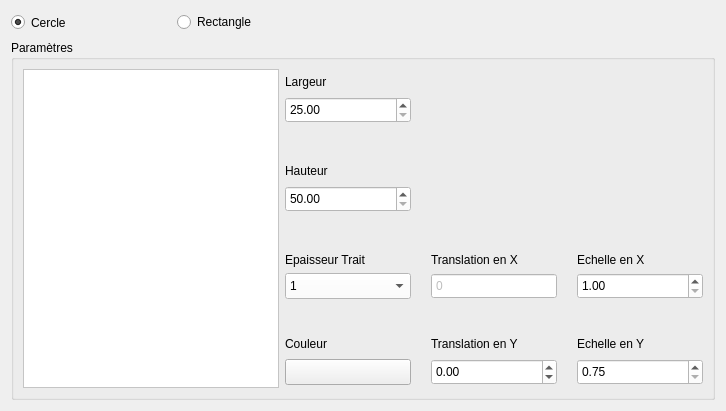
      <widget class="QWidget" name="TabGeo">
       <attribute name="title">
        <string>Géométriques</string>
       </attribute>
       <layout class="QGridLayout" name="gridLayout">
        <item row="0" column="0">
         <layout class="QVBoxLayout" name="verticalLayout" stretch="15,70">
          <item>
           <layout class="QHBoxLayout" name="horizontalLayout_4" stretch="25,25,50">
            <property name="spacing">
             <number>0</number>
            </property>
            <property name="sizeConstraint">
             <enum>QLayout::SetMinAndMaxSize</enum>
            </property>
            <item>
             <widget class="QRadioButton" name="radioCercle">
              <property name="minimumSize">
               <size>
                <width>166</width>
                <height>23</height>
               </size>
              </property>
              <property name="maximumSize">
               <size>
                <width>166</width>
                <height>23</height>
               </size>
              </property>
              <property name="text">
               <string>Cercle</string>
              </property>
              <property name="checked">
               <bool>true</bool>
              </property>
             </widget>
            </item>
            <item>
             <widget class="QRadioButton" name="radioRectangle">
              <property name="text">
               <string>Rectangle</string>
              </property>
             </widget>
            </item>
            <item>
             <spacer name="horizontalSpacer_2">
              <property name="orientation">
               <enum>Qt::Horizontal</enum>
              </property>
              <property name="sizeHint" stdset="0">
               <size>
                <width>40</width>
                <height>20</height>
               </size>
              </property>
             </spacer>
            </item>
           </layout>
          </item>
          <item>
           <layout class="QHBoxLayout" name="horizontalLayout_5">
            <item>
             <widget class="QGroupBox" name="groupBoxParametreGeo">
              <property name="title">
               <string>Paramètres</string>
              </property>
              <layout class="QHBoxLayout" name="horizontalLayout_3" stretch="35,65">
               <item>
                <layout class="QHBoxLayout" name="horizontalLayout_2">
                 <item>
                  <widget class="QListWidget" name="LstGeo">
                   <property name="minimumSize">
                    <size>
                     <width>230</width>
                     <height>270</height>
                    </size>
                   </property>
                   <property name="styleSheet">
                    <string notr="true">background-color: rgb(255, 255, 255);</string>
                   </property>
                  </widget>
                 </item>
                </layout>
               </item>
               <item>
                <layout class="QGridLayout" name="gridLayout_2" rowstretch="10,10,10,10,10,10,10,10,10,10,10" columnstretch="0,0,0">
                 <property name="sizeConstraint">
                  <enum>QLayout::SetFixedSize</enum>
                 </property>
                 <property name="topMargin">
                  <number>4</number>
                 </property>
                 <property name="horizontalSpacing">
                  <number>20</number>
                 </property>
                 <property name="verticalSpacing">
                  <number>5</number>
                 </property>
                 <item row="0" column="0">
                  <widget class="QLabel" name="lblLargeurRayonGeo">
                   <property name="maximumSize">
                    <size>
                     <width>126</width>
                     <height>17</height>
                    </size>
                   </property>
                   <property name="styleSheet">
                    <string notr="true">font: 11pt &quot;Arial&quot;;</string>
                   </property>
                   <property name="text">
                    <string>Largeur</string>
                   </property>
                  </widget>
                 </item>
                 <item row="1" column="0" alignment="Qt::AlignVCenter">
                  <widget class="QDoubleSpinBox" name="spinLargeurRayonGeo">
                   <property name="sizePolicy">
                    <sizepolicy hsizetype="Minimum" vsizetype="Fixed">
                     <horstretch>0</horstretch>
                     <verstretch>0</verstretch>
                    </sizepolicy>
                   </property>
                   <property name="minimumSize">
                    <size>
                     <width>126</width>
                     <height>26</height>
                    </size>
                   </property>
                   <property name="maximumSize">
                    <size>
                     <width>126</width>
                     <height>26</height>
                    </size>
                   </property>
                   <property name="toolTip">
                    <string>Décimale comprise entre 25 et 50</string>
                   </property>
                   <property name="styleSheet">
                    <string notr="true">background-color: rgb(255, 255, 255);
font: 11pt &quot;Arial&quot;;</string>
                   </property>
                   <property name="locale">
                    <locale language="English" country="Kenya"/>
                   </property>
                   <property name="minimum">
                    <double>25.000000000000000</double>
                   </property>
                   <property name="maximum">
                    <double>50.000000000000000</double>
                   </property>
                   <property name="singleStep">
                    <double>0.010000000000000</double>
                   </property>
                  </widget>
                 </item>
                 <item row="2" column="0">
                  <spacer name="verticalSpacer">
                   <property name="orientation">
                    <enum>Qt::Vertical</enum>
                   </property>
                   <property name="sizeHint" stdset="0">
                    <size>
                     <width>20</width>
                     <height>40</height>
                    </size>
                   </property>
                  </spacer>
                 </item>
                 <item row="3" column="0">
                  <widget class="QLabel" name="lblHauteurPasGeo">
                   <property name="maximumSize">
                    <size>
                     <width>126</width>
                     <height>17</height>
                    </size>
                   </property>
                   <property name="styleSheet">
                    <string notr="true">font: 11pt &quot;Arial&quot;;</string>
                   </property>
                   <property name="text">
                    <string>Hauteur</string>
                   </property>
                  </widget>
                 </item>
                 <item row="4" column="0" alignment="Qt::AlignVCenter">
                  <widget class="QDoubleSpinBox" name="spinHauteurPasGeo">
                   <property name="minimumSize">
                    <size>
                     <width>126</width>
                     <height>26</height>
                    </size>
                   </property>
                   <property name="maximumSize">
                    <size>
                     <width>126</width>
                     <height>26</height>
                    </size>
                   </property>
                   <property name="toolTip">
                    <string>Décimale comprise entre 50 et 100</string>
                   </property>
                   <property name="styleSheet">
                    <string notr="true">background-color: rgb(255, 255, 255);
font: 11pt &quot;Arial&quot;;</string>
                   </property>
                   <property name="locale">
                    <locale language="English" country="Kenya"/>
                   </property>
                   <property name="minimum">
                    <double>50.000000000000000</double>
                   </property>
                   <property name="maximum">
                    <double>100.000000000000000</double>
                   </property>
                   <property name="singleStep">
                    <double>0.010000000000000</double>
                   </property>
                  </widget>
                 </item>
                 <item row="5" column="0">
                  <spacer name="verticalSpacer_2">
                   <property name="orientation">
                    <enum>Qt::Vertical</enum>
                   </property>
                   <property name="sizeHint" stdset="0">
                    <size>
                     <width>20</width>
                     <height>40</height>
                    </size>
                   </property>
                  </spacer>
                 </item>
                 <item row="6" column="0">
                  <widget class="QLabel" name="lblEpaisseurTraitGeo">
                   <property name="maximumSize">
                    <size>
                     <width>126</width>
                     <height>17</height>
                    </size>
                   </property>
                   <property name="styleSheet">
                    <string notr="true">font: 11pt &quot;Arial&quot;;</string>
                   </property>
                   <property name="text">
                    <string>Epaisseur Trait</string>
                   </property>
                  </widget>
                 </item>
                 <item row="7" column="2" alignment="Qt::AlignVCenter">
                  <widget class="QDoubleSpinBox" name="spinEchelleXGeo">
                   <property name="minimumSize">
                    <size>
                     <width>126</width>
                     <height>26</height>
                    </size>
                   </property>
                   <property name="maximumSize">
                    <size>
                     <width>126</width>
                     <height>26</height>
                    </size>
                   </property>
                   <property name="toolTip">
                    <string>Décimale comprise entre 1 et 1.5</string>
                   </property>
                   <property name="styleSheet">
                    <string notr="true">background-color: rgb(255, 255, 255);
font: 11pt &quot;Arial&quot;;</string>
                   </property>
                   <property name="locale">
                    <locale language="English" country="Kenya"/>
                   </property>
                   <property name="minimum">
                    <double>1.000000000000000</double>
                   </property>
                   <property name="maximum">
                    <double>1.500000000000000</double>
                   </property>
                   <property name="singleStep">
                    <double>0.010000000000000</double>
                   </property>
                  </widget>
                 </item>
                 <item row="8" column="0">
                  <spacer name="verticalSpacer_3">
                   <property name="orientation">
                    <enum>Qt::Vertical</enum>
                   </property>
                   <property name="sizeHint" stdset="0">
                    <size>
                     <width>20</width>
                     <height>40</height>
                    </size>
                   </property>
                  </spacer>
                 </item>
                 <item row="9" column="2">
                  <widget class="QLabel" name="lblEchelleYGeo">
                   <property name="maximumSize">
                    <size>
                     <width>126</width>
                     <height>17</height>
                    </size>
                   </property>
                   <property name="styleSheet">
                    <string notr="true">font: 11pt &quot;Arial&quot;;</string>
                   </property>
                   <property name="text">
                    <string>Echelle en Y</string>
                   </property>
                  </widget>
                 </item>
                 <item row="10" column="0" alignment="Qt::AlignVCenter">
                  <widget class="QPushButton" name="BtnCouleurGeo">
                   <property name="minimumSize">
                    <size>
                     <width>126</width>
                     <height>26</height>
                    </size>
                   </property>
                   <property name="maximumSize">
                    <size>
                     <width>126</width>
                     <height>26</height>
                    </size>
                   </property>
                   <property name="toolTip">
                    <string>Couleur quelconque</string>
                   </property>
                   <property name="styleSheet">
                    <string notr="true"/>
                   </property>
                   <property name="text">
                    <string/>
                   </property>
                  </widget>
                 </item>
                 <item row="6" column="1">
                  <widget class="QLabel" name="lblTransXGeo">
                   <property name="maximumSize">
                    <size>
                     <width>126</width>
                     <height>17</height>
                    </size>
                   </property>
                   <property name="styleSheet">
                    <string notr="true">font: 11pt &quot;Arial&quot;;</string>
                   </property>
                   <property name="text">
                    <string>Translation en X</string>
                   </property>
                  </widget>
                 </item>
                 <item row="10" column="2" alignment="Qt::AlignVCenter">
                  <widget class="QDoubleSpinBox" name="spinEchelleYGeo">
                   <property name="minimumSize">
                    <size>
                     <width>126</width>
                     <height>26</height>
                    </size>
                   </property>
                   <property name="maximumSize">
                    <size>
                     <width>126</width>
                     <height>26</height>
                    </size>
                   </property>
                   <property name="toolTip">
                    <string>Décimale comprise entre 0.75 et 1.5</string>
                   </property>
                   <property name="styleSheet">
                    <string notr="true">background-color: rgb(255, 255, 255);
font: 11pt &quot;Arial&quot;;</string>
                   </property>
                   <property name="locale">
                    <locale language="English" country="Kenya"/>
                   </property>
                   <property name="minimum">
                    <double>0.750000000000000</double>
                   </property>
                   <property name="maximum">
                    <double>1.500000000000000</double>
                   </property>
                   <property name="singleStep">
                    <double>0.010000000000000</double>
                   </property>
                  </widget>
                 </item>
                 <item row="9" column="0">
                  <widget class="QLabel" name="lblCouleurGeo">
                   <property name="maximumSize">
                    <size>
                     <width>126</width>
                     <height>17</height>
                    </size>
                   </property>
                   <property name="styleSheet">
                    <string notr="true">font: 11pt &quot;Arial&quot;;</string>
                   </property>
                   <property name="text">
                    <string>Couleur</string>
                   </property>
                  </widget>
                 </item>
                 <item row="6" column="2">
                  <widget class="QLabel" name="lblEchelleXGeo">
                   <property name="maximumSize">
                    <size>
                     <width>126</width>
                     <height>17</height>
                    </size>
                   </property>
                   <property name="styleSheet">
                    <string notr="true">font: 11pt &quot;Arial&quot;;</string>
                   </property>
                   <property name="text">
                    <string>Echelle en X</string>
                   </property>
                  </widget>
                 </item>
                 <item row="9" column="1">
                  <widget class="QLabel" name="lblTransYGeo">
                   <property name="maximumSize">
                    <size>
                     <width>126</width>
                     <height>17</height>
                    </size>
                   </property>
                   <property name="styleSheet">
                    <string notr="true">font: 11pt &quot;Arial&quot;;</string>
                   </property>
                   <property name="text">
                    <string>Translation en Y</string>
                   </property>
                  </widget>
                 </item>
                 <item row="10" column="1" alignment="Qt::AlignVCenter">
                  <widget class="QDoubleSpinBox" name="spinTransYGeo">
                   <property name="minimumSize">
                    <size>
                     <width>126</width>
                     <height>26</height>
                    </size>
                   </property>
                   <property name="maximumSize">
                    <size>
                     <width>126</width>
                     <height>26</height>
                    </size>
                   </property>
                   <property name="toolTip">
                    <string>Décimale comprise entre -12 et 12</string>
                   </property>
                   <property name="styleSheet">
                    <string notr="true">background-color: rgb(255, 255, 255);
font: 11pt &quot;Arial&quot;;</string>
                   </property>
                   <property name="locale">
                    <locale language="English" country="Kenya"/>
                   </property>
                   <property name="minimum">
                    <double>-12.000000000000000</double>
                   </property>
                   <property name="maximum">
                    <double>12.000000000000000</double>
                   </property>
                   <property name="singleStep">
                    <double>0.010000000000000</double>
                   </property>
                  </widget>
                 </item>
                 <item row="7" column="0">
                  <widget class="QComboBox" name="comboEpaisseurGeo">
                   <property name="minimumSize">
                    <size>
                     <width>126</width>
                     <height>26</height>
                    </size>
                   </property>
                   <property name="maximumSize">
                    <size>
                     <width>126</width>
                     <height>26</height>
                    </size>
                   </property>
                   <property name="toolTip">
                    <string>Entier compris entre 1 et 2</string>
                   </property>
                   <property name="styleSheet">
                    <string notr="true">background-color: rgb(255, 255, 255);
font: 11pt &quot;Arial&quot;;</string>
                   </property>
                   <property name="locale">
                    <locale language="English" country="Kenya"/>
                   </property>
                   <item>
                    <property name="text">
                     <string>1</string>
                    </property>
                   </item>
                   <item>
                    <property name="text">
                     <string>2</string>
                    </property>
                   </item>
                  </widget>
                 </item>
                 <item row="7" column="1">
                  <widget class="QSpinBox" name="spinTransXGeo">
                   <property name="enabled">
                    <bool>false</bool>
                   </property>
                   <property name="minimumSize">
                    <size>
                     <width>126</width>
                     <height>26</height>
                    </size>
                   </property>
                   <property name="maximumSize">
                    <size>
                     <width>126</width>
                     <height>26</height>
                    </size>
                   </property>
                   <property name="toolTip">
                    <string>Décimale toujours = 0</string>
                   </property>
                   <property name="styleSheet">
                    <string notr="true">background-color: rgb(255, 255, 255);
font: 11pt &quot;Arial&quot;;</string>
                   </property>
                   <property name="locale">
                    <locale language="English" country="Kenya"/>
                   </property>
                   <property name="buttonSymbols">
                    <enum>QAbstractSpinBox::NoButtons</enum>
                   </property>
                   <property name="maximum">
                    <number>0</number>
                   </property>
                  </widget>
                 </item>
                </layout>
               </item>
              </layout>
             </widget>
            </item>
           </layout>
          </item>
         </layout>
        </item>
       </layout>
      </widget>
